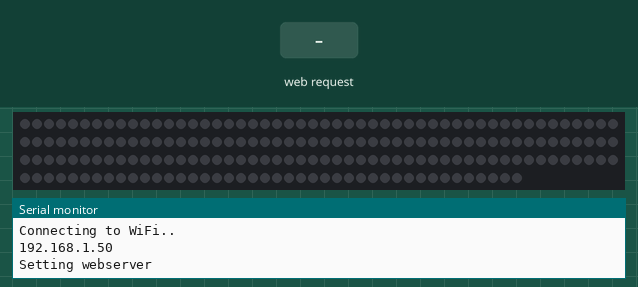
The sketch below on a simulated ESP32. Shown: 192 RGB LEDs in strip order, left to right, continuing on the next row, the last lines printed to the serial monitor. The test bench sets the inputs (shaded band). Dim RGB values are drawn brighter than linear; WiFi joins after 1.5 s; servers stay silent unless stated; storage starts empty.

Above: at 3.2 s.
3.3 s: HTTP request GET /setcolor?color=1 received
At 4.2 s:
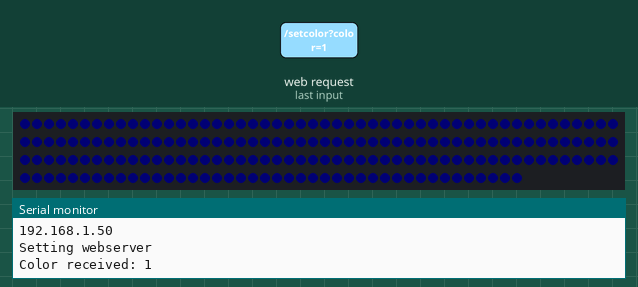
4.9 s: HTTP request GET /setcolor?color=120 received
6.5 s: HTTP request GET /setcolor?color=0 received
At 7.8 s:
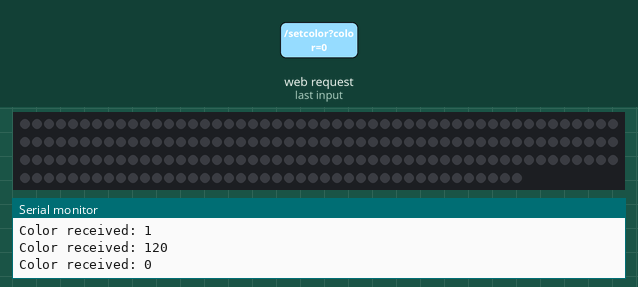
Timing chart, 0 to 9.5 s (numbered marks = the images above; inputs shaded):
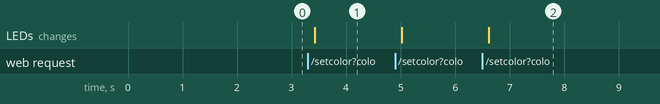

The sketch:

0003-Esp32-ColorPicker.ino
```cpp
/*********
  Trevor Pham
  Complete project details at https://ohmbedkernel.substack.com/
*********/

// Import required libraries
#include "WiFi.h"
#include "ESPAsyncWebServer.h"
#include "LittleFS.h"
#include <Adafruit_NeoPixel.h>

// Replace with your network credentials
const char* ssid = "OhmbedKernel";
const char* password = "ThankYouForSubscribing";

// Create AsyncWebServer object on port 80
AsyncWebServer server(80);

// Declare WS2812 Objec
#define PIN_WS2812B 16
#define NUM_PIXELS 192
Adafruit_NeoPixel ws2812b(NUM_PIXELS, PIN_WS2812B, NEO_GRB + NEO_KHZ800);

byte r, g, b;

// Replaces placeholder
String processor(const String& var){
  Serial.println(var);
}

void setup(){
  // Serial port for debugging purposes
  Serial.begin(115200);

  // Initialize ws2812
  ws2812b.begin();
  ws2812b.clear();
  ws2812b.show();

  // Initialize LittleFS
  if(!LittleFS.begin(true)){
    Serial.println("An Error has occurred while mounting LittleFS");
    return;
  }

  // Connect to Wi-Fi
  WiFi.begin(ssid, password);
  while (WiFi.status() != WL_CONNECTED) {
    delay(1000);
    Serial.println("Connecting to WiFi..");
  }

  // Print ESP32 Local IP Address
  Serial.println(WiFi.localIP());

  // Start server
  WebServerInit();
}

void loop(){
  ws2812b.clear();
  for (int pixel = 0; pixel < NUM_PIXELS; pixel++) {
    ws2812b.setPixelColor(pixel, ws2812b.Color(r, g, b));
  }
  ws2812b.show();
  delay(100);
}

/***************************************************************/
/*                        WEBSERVER                            */
/***************************************************************/

void  WebServerInit(void)
{
  Serial.println("Setting webserver");

  // Route for root / web page
  server.on("/", HTTP_GET, [](AsyncWebServerRequest *request){
    request->send(LittleFS, "/index.html", String(), false, processor);
  });

  // Route to load style.css file
  server.on("/style.css", HTTP_GET, [](AsyncWebServerRequest *request){
    request->send(LittleFS, "/style.css", "text/css");
  });

  // Route to load script.js file
  server.on("/script.js", HTTP_GET, [](AsyncWebServerRequest *request){
  request->send(LittleFS, "/script.js", "application/javascript");
  });

  server.on("/setcolor", HTTP_GET, [](AsyncWebServerRequest *request){
  if (request->hasParam("color")) {
    String colorHex = request->getParam("color")->value();
    Serial.println("Color received: " + colorHex);
    setLedColorFromHex(colorHex);
  }
  });

  server.begin();
}

/***************************************************************/
/*                          WS2812                            */
/***************************************************************/

void setLedColorFromHex(String hex) {

  if (hex.charAt(0) == '#') {
    hex.remove(0, 1);
  }

  long color = strtol(hex.c_str(), NULL, 16);

  r = (color >> 16) & 0xFF;
  g = (color >> 8) & 0xFF;
  b = color & 0xFF;
}
```

Measured:
- after the input at 3.3 s, the LEDs: change after 0.12 s (image 1)
- after the input at 6.5 s, the LEDs: change after 0.12 s (image 2)
